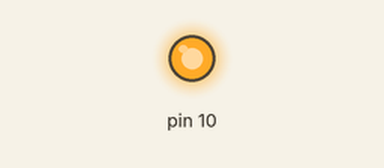
A sketch run on a simulated Arduino Uno, built with avr-gcc and run on an emulated ATmega328P. On the bench: output pins drawn as LEDs (lit = HIGH). What the sketch prints to the serial monitor is not drawn.

Above: at 0.1 s.
Timing chart, 0 to 1.6 s (numbered marks = the images above):
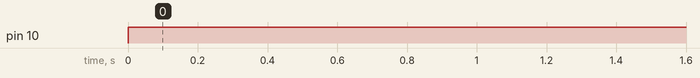

The sketch:

spi_send.ino
```cpp
#include<SPI.h>
void setup (void)
{
    Serial.begin(9600);
    digitalWrite(SS,HIGH);
    SPI.begin();
    SPI.setClockDivider(SPI_CLOCK_DIV16);
}
void loop(void)
{
    char x[6]="HELLO";
    //Mastersend;
    for (int i=0; i<6; i++)
    {
        digitalWrite(SS,LOW);
        SPI.transfer(x[i]);
        Serial.print(x[i]);
    }
    digitalWrite(SS,HIGH);
    delay(2000);
}
```

Measured:
- by itself, pin 10: LOW → HIGH at 0.00 s
